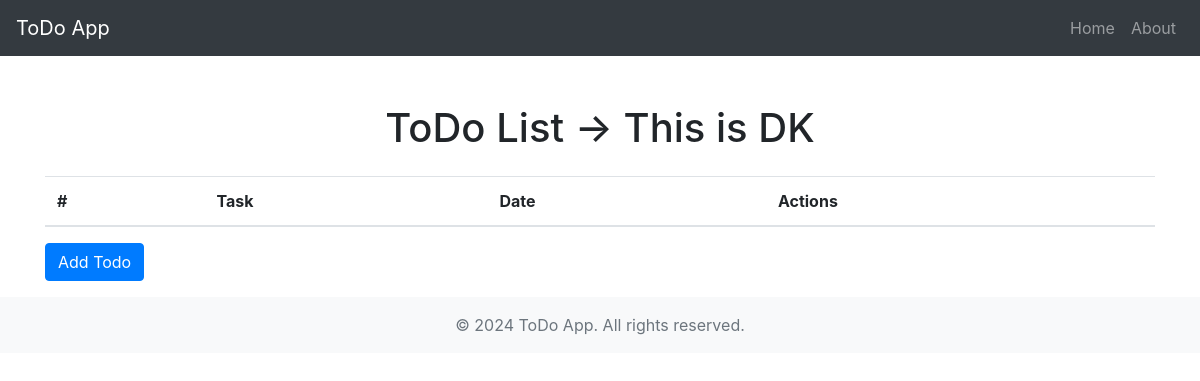
/todo/, run on an earlier commit of the app's database.
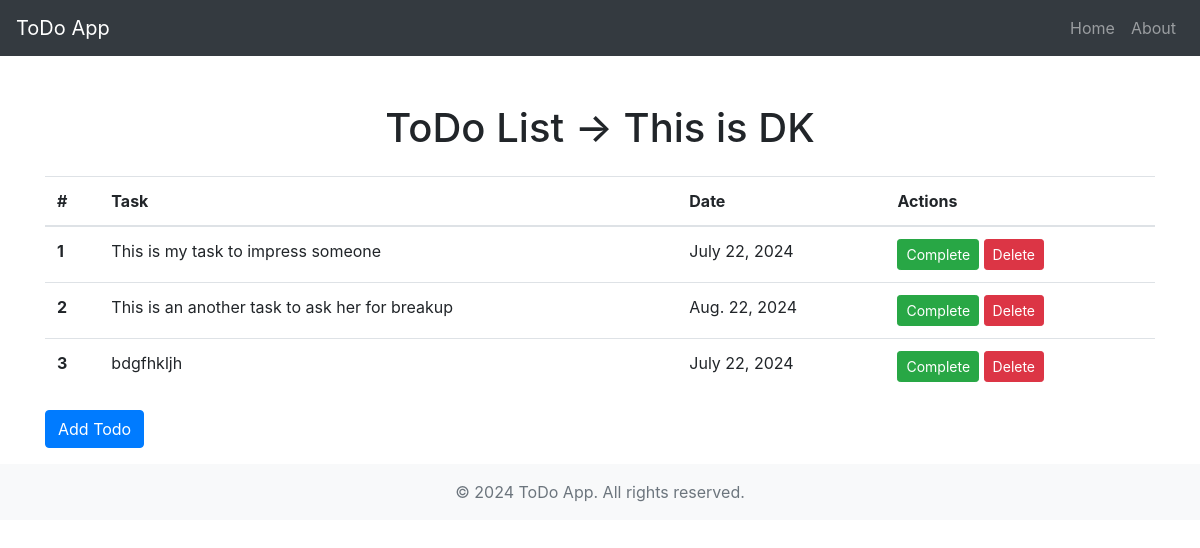
And on a later commit of the database.
### myapp/models.py (models this page shows)
class Todo(models.Model):
    task = models.TextField()
    created_at = models.DateField()

### myapp/views.py (the view)
# urls.py: path("todo/", views.todo, name="todo"),
def todo(request):
    todos = Todo.objects.all()
    parameters = {
        "todos": todos,
        "name": "This is DK"
    }
    return render(request, "todo.html", parameters)

### templates/todo.html
{% extends 'base.html' %}
{% block body %}
<div class="container mt-5">
    <h1 class="text-center">ToDo List -> {{ name }}</h1>
    <div class="table-responsive">
        <table class="table table-hover mt-3">
            <thead>
                <tr>
                    <th scope="col">#</th>
                    <th scope="col">Task</th>
                    <th scope="col">Date</th>
                    <th scope="col">Actions</th>
                </tr>
            </thead>
            <tbody>
                {% for todo in todos %}
                <tr>
                    <th scope="row">{{ forloop.counter }}</th>
                    <td>{{ todo.task }}</td>
                    <td>{{ todo.created_at }}</td>
                    <td>
                        <button type="button" class="btn btn-success btn-sm">Complete</button>
                        <button type="button" class="btn btn-danger btn-sm">Delete</button>
                    </td>
                </tr>
                {% endfor %}
            </tbody>
        </table>
    </div>
    <a href="{% url 'add_todo' %}" class="btn btn-primary mb-3">Add Todo</a>
</div>
{% endblock %}

### templates/base.html (shortened to what this page needs)
<!DOCTYPE html>
<html lang="en">
<head>
    <link href="https://maxcdn.bootstrapcdn.com/bootstrap/4.5.2/css/bootstrap.min.css" rel="stylesheet">
</head>
<body>
    <nav class="navbar navbar-expand-lg navbar-dark bg-dark">
        <a class="navbar-brand" href="#">ToDo App</a>
        <div class="collapse navbar-collapse" id="navbarNav">
            <ul class="navbar-nav ml-auto">
                <li class="nav-item">
                    <a class="nav-link" href="#">Home</a>
                </li>
                <li class="nav-item">
                    <a class="nav-link" href="#">About</a>
                </li>
            </ul>
        </div>
    </nav>
    {% block body %}
    {% endblock %}
    <footer class="footer bg-light text-center py-3">
        <div class="container">
            <span class="text-muted">&copy; 2024 ToDo App. All rights reserved.</span>
        </div>
    </footer>
</body>
</html>

What changed in the data, as far as the page shows it:
added Todo: task "This is my task to impress someone", created_at "July 22, 2024"
added Todo: task "This is an another task to ask her for breakup", created_at "Aug. 22, 2024"
added Todo: task "bdgfhkljh", created_at "July 22, 2024"
